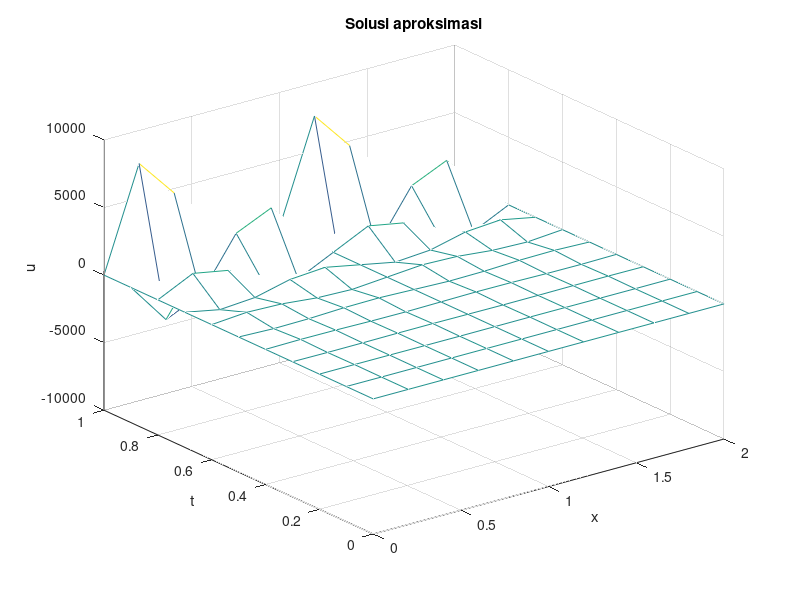
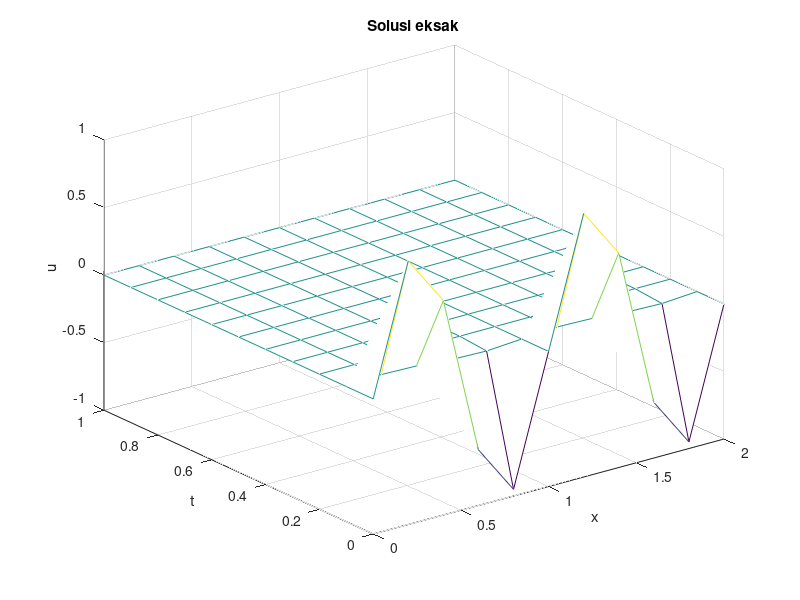

These charts were generated, in order, by the following MATLAB code:
clc;
clear all;
close all;
format long;

function [x, t, u] = explicitheat(d, f, lb, rb, xb, xu, tb, tu, dx, dt)
  x = xb:dx:xu; %partisi xb sampai xu sebesar stepsize dx
  t = tb:dt:tu; %partisi tb sampai tu sebesar stepsize dt
  u = [];
  nt = length(t); %menyimpan panjang Nt
  nx = length(x); %menyimpan panjang Nx
  S = (d * dt) / dx^2;

  %nilai awal u_j^0
  for j = 1:nx
    u(j, 1) = f(x(j));
  endfor

  %syarat batas
  for n = 2:nt
    u(1, n) = lb(t(n));
    u(nx, n) = rb(t(n));
  endfor

  %persamaan beda hingga u_j^(n+1)
  for n = 1:nt-1
    for j = 2:nx-1
      u(j, n+1) = (1 - 2*S) * u(j, n) + S * (u(j+1, n) + u(j-1, n));
    endfor
  endfor
endfunction

d = 1; %nilai d pada ut - d uxx = 0
f = @(x) sin(2*pi*x); %nilai awal u(x,0)
lb = rb = @(t) 0; %syarat batas u(0,t) = u(1,t)
xb = 0; %batas bawah variabel x
xu = 2; %batas atas variabel x
tb = 0; %batas bawah variabel t
tu = 1; %batas atas variabel t
dx = 0.2; %stepsize h
dt = 0.1; %stepsize k

[x, t, u] = explicitheat(d, f, lb, rb, xb, xu, tb, tu, dx, dt);
[x'] %print nilai x
[t'] %print nilai t
[u'] %print solusi aproksimasi

%solusi eksak
sol = @(x, t) (exp(-4*pi^2*t)*sin(2*pi.*x))

for j = 1:length(x)
  for n = 1:length(t)
    y(j, n) = sol(x(j), t(n));
    [y(j, n)']
  endfor
endfor

[sol(x, 1)'] %print solusi eksak

figure(1);
mesh(x, t, u');
xlabel("x");
ylabel("t");
zlabel("u");
title("Solusi aproksimasi");

figure(2);
mesh(x, t, y');
xlabel("x");
ylabel("t");
zlabel("u");
title("Solusi eksak");
